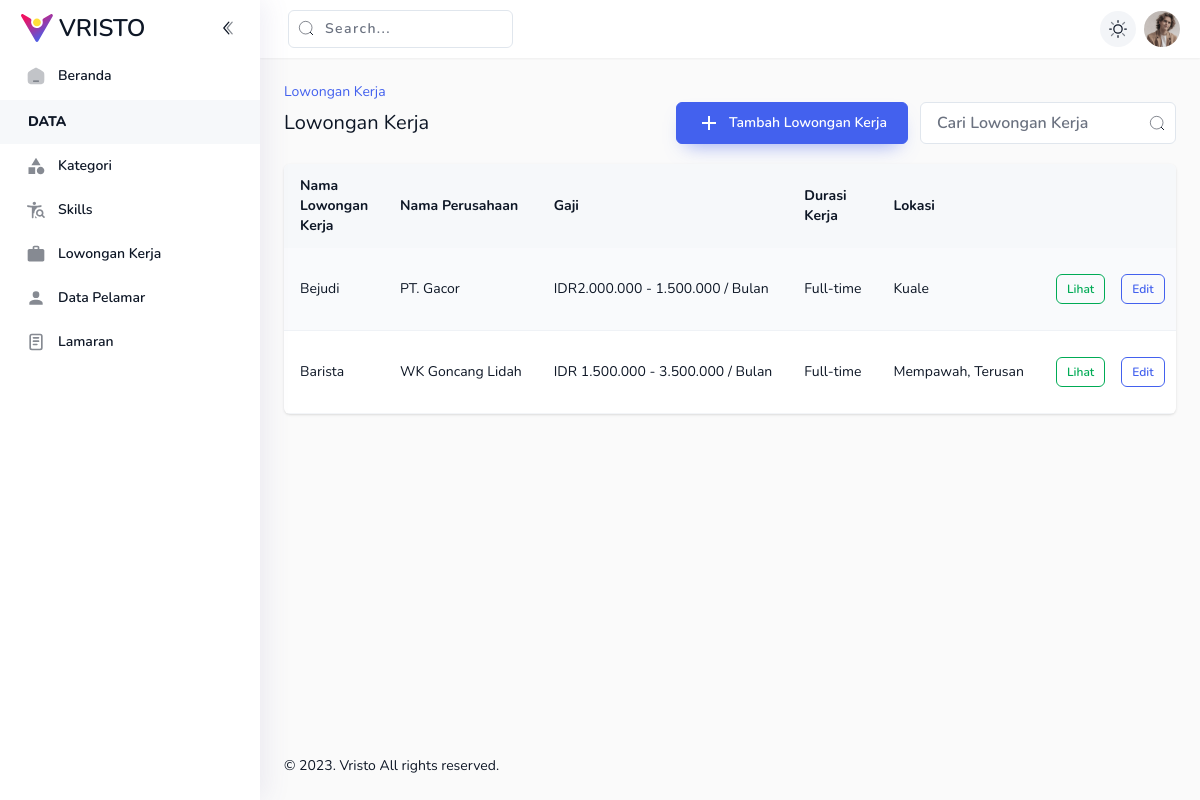
/index.php/admin/loker, run on the app's committed database.
### tables this page shows
CREATE TABLE `loker` (
  `id_loker` varchar(50) NOT NULL,
  `nama_pekerjaan` varchar(200) NOT NULL,
  `nama_perusahaan` varchar(150) NOT NULL,
  `lokasi` text NOT NULL,
  `gaji` varchar(200) NOT NULL,
  `deskripsi` text NOT NULL,
  `benefit` varchar(255) NOT NULL,
  `tipe_kerja` varchar(50) NOT NULL,
  `kebijakan` varchar(50) NOT NULL,
  `tgl_loker` date NOT NULL,
  `tgl_akhir_loker` date DEFAULT NULL,
  `hari_kerja` varchar(100) NOT NULL,
  `jam_kerja` varchar(100) NOT NULL,
  `pendidikan` varchar(150) NOT NULL,
  `usia` int(20) NOT NULL,
  `jenis_kelamin` enum('Laki - Laki','Perempuan','Semua Jenis Kelamin') NOT NULL,
  `pengalaman` varchar(50) NOT NULL,
  `kategori` varchar(50) NOT NULL,
  `skills` varchar(100) NOT NULL
);

### application/controllers/admin/Loker.php (called while the page is built, shortened)
<?php
class Loker extends CI_Controller
{
    public function __construct()
    {
        $this->load->model('Kategori_model');
        $this->load->model('Loker_model');
        $this->load->model('Skills_model');
    }
    public function index()
    {
        $data['loker'] = $this->Loker_model->read('loker');
        $this->load->view('admin/loker/index', $data);
    }
}

### index.php (called while the page is built, shortened)
<?php
require_once BASEPATH.'core/CodeIgniter.php';

### application/models/Loker_model.php (called while the page is built, shortened)
<?php
class Loker_model extends CI_Model
{
    public function read($table)
    {
        $this->db->from($table);
        $this->db->order_by('id_loker', 'DESC');
        $query = $this->db->get();
        if ($query->num_rows() > 0) {
            foreach ($query->result_array() as $row) {
                $data[] = $row;
            }
        } else {
            $data = NULL;
        }
        return $data;
    }
}

### application/views/admin/loker/index.php (the view, shortened to what this page needs)
<!DOCTYPE html>
<html lang="en">
<head>
</head>
<body x-data="main" class="relative overflow-x-hidden font-nunito text-sm font-normal antialiased" :class="[ $store.app.sidebar ? 'toggle-sidebar' : '', $store.app.theme === 'dark' || $store.app.isDarkMode ?  'dark' : '', $store.app.menu, $store.app.layout,$store.app.rtlClass]">
    <div class="main-container min-h-screen text-black dark:text-white-dark" :class="[$store.app.navbar]">
        <div class="main-content flex min-h-screen flex-col">
            <div class="animate__animated p-6" :class="[$store.app.animation]">
                <div>
                    <ul class="flex space-x-2 rtl:space-x-reverse">
                        <li>
                            <a href="javascript:;" class="text-primary hover:underline">Lowongan Kerja</a>
                        </li>
                    </ul>
                    <div x-data="contacts">
                        <div class="flex flex-wrap items-center justify-between gap-4">
                            <h2 class="text-xl">Lowongan Kerja</h2>
                            <div class="flex w-full flex-col gap-4 sm:w-auto sm:flex-row sm:items-center sm:gap-3">
                                <div class="flex gap-3">
                                    <div>
                                        <a href="<?= base_url('admin/loker/addloker') ?>">
                                            <button type="button" class="btn btn-primary gap-2">
                                                <svg xmlns="http://www.w3.org/2000/svg" width="24" height="24" viewBox="0 0 24 24">
                                                    <path fill="currentColor" d="M19 12.998h-6v6h-2v-6H5v-2h6v-6h2v6h6z" />
                                                </svg>
                                                Tambah Lowongan Kerja
                                            </button>
                                        </a>
                                    </div>
                                </div>
                                <div class="relative">
                                    <input type="text" placeholder="Cari Lowongan Kerja" class="peer form-input form-input-lg py-2 ltr:pr-11 rtl:pl-11" />
                                    <div class="absolute top-1/2 -translate-y-1/2 peer-focus:text-primary ltr:right-[11px] rtl:left-[11px]">
                                        <svg class="mx-auto" width="16" height="16" viewBox="0 0 24 24" fill="none" xmlns="http://www.w3.org/2000/svg">
                                            <circle cx="11.5" cy="11.5" r="9.5" stroke="currentColor" stroke-width="1.5" opacity="0.5">
                                            </circle>
                                            <path d="M18.5 18.5L22 22" stroke="currentColor" stroke-width="1.5" stroke-linecap="round"></path>
                                        </svg>
                                    </div>
                                </div>
                            </div>
                        </div>
                        <div class="panel mt-5 overflow-hidden border-0 p-0">
                            <div>
                                <div class="table-responsive">
                                    <table class="table-striped table-hover">
                                        <thead>
                                            <tr>
                                                <th class="font-bold">Nama Lowongan Kerja</th>
                                                <th class="font-bold">Nama Perusahaan</th>
                                                <th class="font-bold">Gaji</th>
                                                <th class="font-bold">Durasi Kerja</th>
                                                <th class="font-bold">Lokasi</th>
                                                <th class="!text-center font-bold">Aksi</th>
                                            </tr>
                                        </thead>
                                        <tbody>
                                            <?php if (empty($loker)) : ?>
                                                <tr>
                                                    <td colspan="6" style="text-align: center;" class="text-center">Tidak ada data pekerjaan yang tersedia.</td>
                                                </tr>
                                            <?php else : ?>
                                                <?php foreach ($loker as $l) : ?>
                                                    <div>
                                                        <tr>
                                                            <td>
                                                                <div class="flex w-max items-center">
                                                                    <div><?= $l['nama_pekerjaan'] ?></div>
                                                                </div>
                                                            </td>
                                                            <td>
                                                                <div class="flex w-max items-center">
                                                                    <div><?= $l['nama_perusahaan'] ?></div>
                                                                </div>
                                                            </td>
                                                            <td>
                                                                <div class="flex w-max items-center">
                                                                    <div>IDR<?= $l['gaji'] ?> / Bulan</div>
                                                                </div>
                                                            </td>
                                                            <td>
                                                                <div class="flex w-max items-center">
                                                                    <div><?= $l['tipe_kerja'] ?></div>
                                                                </div>
                                                            </td>
                                                            <td>
                                                                <div class="flex w-max items-center">
                                                                    <div><?= $l['lokasi'] ?></div>
                                                                </div>
                                                            </td>
                                                            <td>
                                                                <div class="flex items-center justify-center gap-4">
                                                                    <a href="<?= base_url('admin/loker/read/') . $l['id_loker'] ?>" class="btn btn-sm btn-outline-success">
                                                                        Lihat
                                                                    </a>
                                                                    <a href="<?= base_url('admin/loker/edit/') . $l['id_loker'] ?>" class="btn btn-sm btn-outline-primary">
                                                                        Edit
                                                                    </a>
                                                                </div>
                                                            </td>
                                                        </tr>
                                                    </div>
                                                <?php endforeach ?>
                                            <?php endif; ?>
                                        </tbody>
                                    </table>
                                </div>
                            </div>
                        </div>
                    </div>
                </div>
            </div>
        </div>
    </div>
</body>
</html>

### data on the page
loker: nama_pekerjaan "Bejudi", nama_perusahaan "PT. Gacor", gaji "2.000.000 - 1.500.000", tipe_kerja "Full-time", lokasi "Kuale"
loker: nama_pekerjaan "Barista", nama_perusahaan "WK Goncang Lidah", gaji "1.500.000 - 3.500.000", tipe_kerja "Full-time", lokasi "Mempawah, Terusan"
